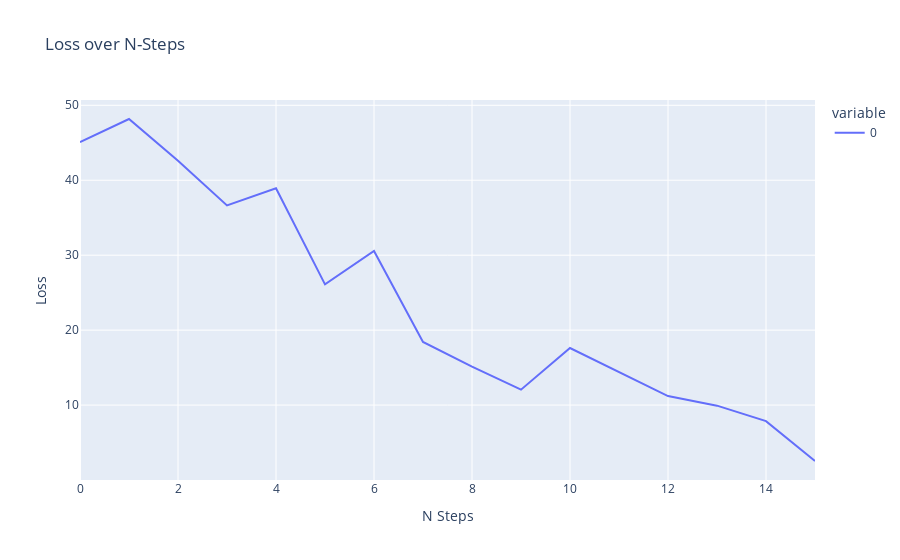

Source (notebook cell):
### Code cell
pipe = GymTransformBlock(agent=None,n=1000,bs=64)(['Pendulum-v1'])
pipe = StepBatcher(pipe)
steps = list(pipe);

actor = Actor(3,1)
critic = Critic(3,1)

pipe = SoftTargetUpdater(pipe,critic)
pipe = CriticLossProcessor(pipe,critic,actor)

pipe_loss = LossCollector(pipe,main_buffers=[[]])
pipe = BasicOptStepper(pipe_loss,critic,1e-3)
list(pipe)
pipe_loss.show()

### Figure 1 — Plotly figure (JSON) as saved in the notebook; plotly's stock layout.template omitted (floating-point values rounded to 4 significant figures)
{"data": [{"hovertemplate": "variable=0<br>N Steps=%{x}<br>Loss=%{y}<extra></extra>", "legendgroup": "0", "line": {"color": "#636efa", "dash": "solid"}, "marker": {"symbol": "circle"}, "mode": "lines", "name": "0", "orientation": "v", "showlegend": true, "type": "scatter", "x": [0, 1, 2, 3, 4, 5, 6, 7, 8, 9, 10, 11, 12, 13, 14, 15], "xaxis": "x", "y": [45.08, 48.17, 42.6, 36.64, 38.94, 26.11, 30.55, 18.43, 15.13, 12.06, 17.62, 14.46, 11.2, 9.922, 7.861, 2.54], "yaxis": "y"}], "layout": {"legend": {"title": {"text": "variable"}, "tracegroupgap": 0}, "title": {"text": "Loss over N-Steps"}, "xaxis": {"anchor": "y", "domain": [0, 1], "title": {"text": "N Steps"}}, "yaxis": {"anchor": "x", "domain": [0, 1], "title": {"text": "Loss"}}}}
